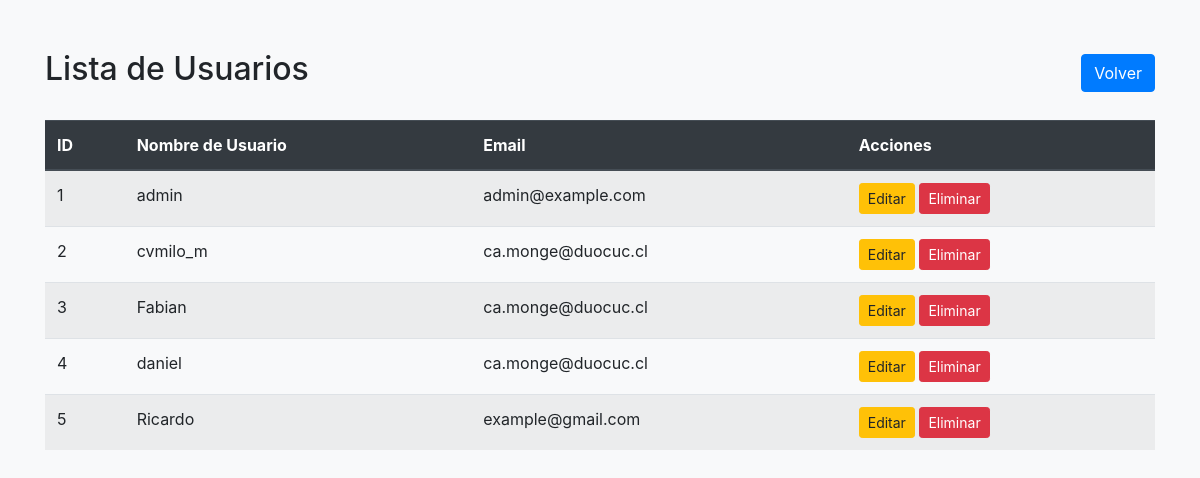
The page /miapp/usuarios/ (signed in) on the database its author committed.
### miapp/models.py (models this page shows)
class UsuarioAdmin(AbstractUser):
    pass
    groups = models.ManyToManyField(
        Group,
        related_name='usuarioadmin_groups',  # related_name único
        blank=True,
        help_text=('The groups this user belongs to. A user will get all permissions '
                   'granted to each of their groups.'),
        related_query_name='usuarioadmin'
    )
    user_permissions = models.ManyToManyField(
        Permission,
        related_name='usuarioadmin_user_permissions',  # related_name único
        blank=True,
        help_text='Specific permissions for this user.',
        related_query_name='usuarioadmin'
    )

### miapp/views.py (the view)
# urls.py: path('usuarios/', lista_usuarios, name='lista_usuarios'),
@login_required
@admin_required
def lista_usuarios(request):
    usuarios = UsuarioAdmin.objects.all()  # Aquí utilizamos UsuarioAdmin.objects en lugar de User.objects
    return render(request, 'lista_usuarios.html', {'usuarios': usuarios})

### miapp/views.py (called while the page is built)
def admin_required(view_func):
    decorated_view_func = user_passes_test(
        lambda user: user.is_staff,
        login_url='/login/'
    )(view_func)
    return decorated_view_func

### miapp/templates/lista_usuarios.html (shortened to what this page needs)
<!DOCTYPE html>
<html lang="es">
<head>
    <link rel="stylesheet" href="https://stackpath.bootstrapcdn.com/bootstrap/4.5.2/css/bootstrap.min.css">
</head>
<body>
    <div class="container">
        <div class="row">
            <div class="col-md-12">
                <div class="header-title">
                    <h2>Lista de Usuarios</h2>
                    <a href="{% url 'login' %}" class="btn btn-primary">Volver</a>
                </div>
                <table class="table table-striped mt-4">
                    <thead class="thead-dark">
                        <tr>
                            <th>ID</th>
                            <th>Nombre de Usuario</th>
                            <th>Email</th>
                            <th>Acciones</th>
                        </tr>
                    </thead>
                    <tbody>
                        {% for usuario in usuarios %}
                        <tr>
                            <td>{{ usuario.id }}</td>
                            <td>{{ usuario.username }}</td>
                            <td>{{ usuario.email }}</td>
                            <td>
                                <a href="#" class="btn btn-sm btn-warning">Editar</a>
                                <a href="#" class="btn btn-sm btn-danger">Eliminar</a>
                            </td>
                        </tr>
                        {% endfor %}
                    </tbody>
                </table>
            </div>
        </div>
    </div>
</body>
</html>

### miapp/templates/lista_usuarios.html (style rules this page uses)
body { background-color: #f8f9fa; }
.container { margin-top: 50px; }
.table { margin-top: 20px; }
.header-title { display: flex; justify-content: space-between; align-items: center; }

### rows shown on the page
UsuarioAdmin: id "1", username "admin", email "admin@example.com"
UsuarioAdmin: id "2", username "cvmilo_m", email "ca.monge@duocuc.cl"
UsuarioAdmin: id "3", username "Fabian", email "ca.monge@duocuc.cl"
UsuarioAdmin: id "4", username "daniel", email "ca.monge@duocuc.cl"
UsuarioAdmin: id "5", username "Ricardo", email "example@gmail.com"
